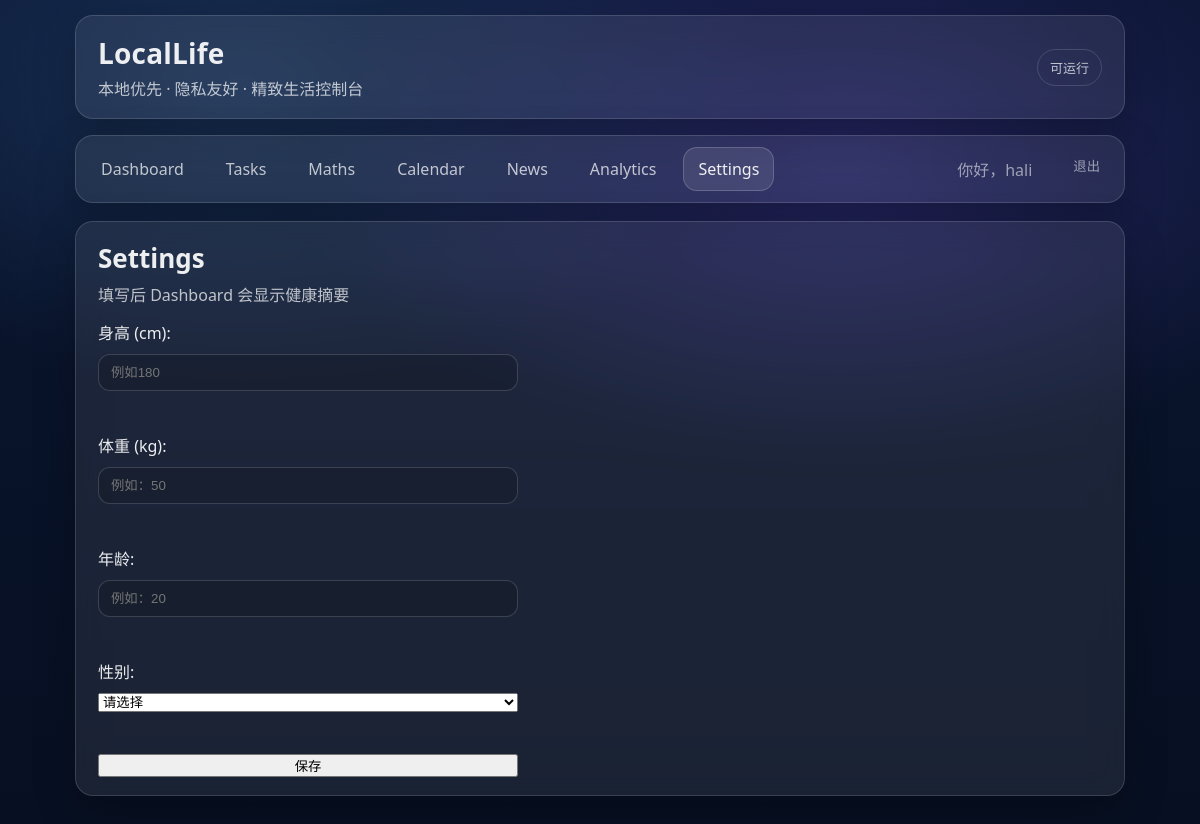
Page /settings/ (signed in) on the earlier database version.
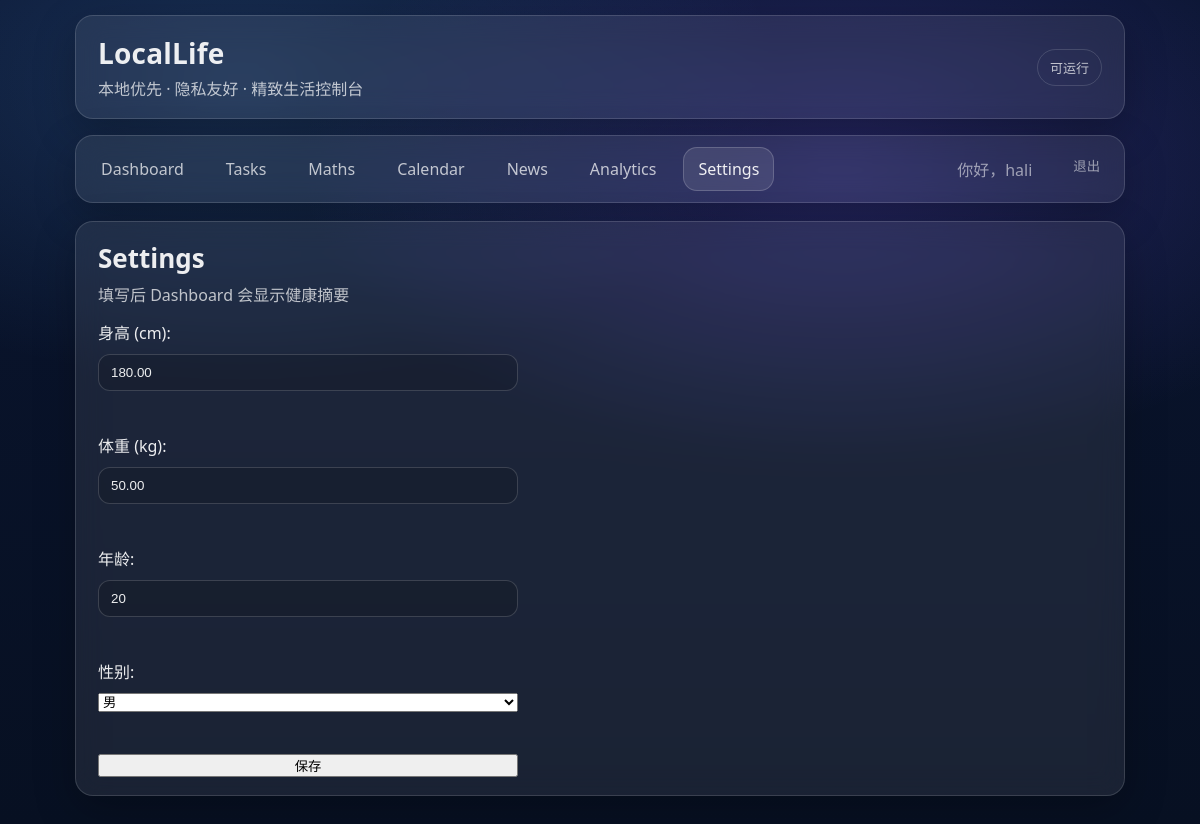
Same page on the later database version.
### profiles/models.py (models this page shows, shortened)
class HealthProfile(models.Model):
    user = models.OneToOneField(settings.AUTH_USER_MODEL, on_delete=models.CASCADE)
    height_cm = models.DecimalField(max_digits=5, decimal_places=2,null=True, blank=True)
    weight_kg = models.DecimalField(max_digits=5, decimal_places=2, null=True, blank=True)
    age_year=models.IntegerField(null=True,blank=True)
    updated_at = models.DateTimeField(auto_now=True)
    GENDER_CHOICES = [
        ("M", "男"),
        ("F", "女"),
    ]
    gender = models.CharField(max_length=1, choices=GENDER_CHOICES,blank=True)
    ai_summary = models.TextField(blank=True, default="")
    ai_status = models.CharField(max_length=64, blank=True, default="")
    ai_signature = models.CharField(max_length=64, blank=True, default="")  # 用于判断“数据是否变过”
    ai_updated_at = models.DateTimeField(null=True, blank=True)

### profiles/views.py (the view)
# urls.py: path("", views.settings_view, name="settings"),
@login_required
def settings_view(request):
    profile, _ = HealthProfile.objects.get_or_create(user=request.user)
    if request.method == "POST":
        old = (profile.height_cm, profile.weight_kg, profile.age_year,profile.gender)
        form = HealthProfileForm(request.POST, instance=profile)
        if form.is_valid():
            profile = form.save()  # 保存后的 profile
            new = (profile.height_cm, profile.weight_kg, profile.age_year,profile.gender)
            if new != old:
                profile.ai_summary = ""
                profile.ai_status = ""
                profile.ai_signature = ""
                profile.ai_updated_at = None
                profile.save(update_fields=["ai_summary", "ai_status", "ai_signature", "ai_updated_at"])
            return redirect("core:dashboard")
    else:
        form = HealthProfileForm(instance=profile)
    return render(request, "profiles/settings.html", {"form": form})

### profiles/forms.py
class HealthProfileForm(forms.ModelForm):
    class Meta:
        model = HealthProfile
        fields = ["height_cm", "weight_kg","age_year","gender"]
        widgets = {
            "height_cm": forms.NumberInput(attrs={"placeholder": "例如 175"}),
            "weight_kg": forms.NumberInput(attrs={"placeholder": "例如 68.5"}),
            "age_year":forms.NumberInput(attrs={"placeholder":"例如 20"}),
            "gender":forms.NumberInput(attrs={"placeholder":"老老实实填，别创新"})
        }

### templates/profiles/settings.html (shortened to what this page needs)
{% extends "base.html" %}
{% block content %}
  <section class="glass card">
    <div class="card-title">Settings</div>
    <div class="card-subtitle">填写后 Dashboard 会显示健康摘要</div>
    <form method="post" class="form">
      <label for="height">身高 (cm):</label>
      <input type="number" name="height_cm" id="height" value="{{ form.height_cm.value|default_if_none:'' }}" placeholder="例如180" required><br>
      <label for="weight">体重 (kg):</label>
      <input type="number" name="weight_kg" id="weight" value="{{ form.weight_kg.value|default_if_none:'' }}" placeholder="例如：50" required><br>
      <label for="age">年龄:</label>
      <input type="number" name="age_year" id="age" value="{{ form.age_year.value|default_if_none:'' }}" placeholder="例如：20" required><br>
      <label for="gender">性别:</label>
      <select name="gender" id="gender" required>
        <option value="" disabled {% if not form.gender.value %}selected{% endif %}>请选择</option>
        <option value="M" {% if form.gender.value == "M" %}selected{% endif %}>男</option>
      </select><br>
      <button type="submit">保存</button>
    </form>
  </section>
{% endblock %}

Differences in the rows shown:
now on this page (row edited): HealthProfile: height_cm "180.00", weight_kg "50.00"
Other differences:
form field age_year: (not shown) → "20"
form field gender: "请选择" → "男"
